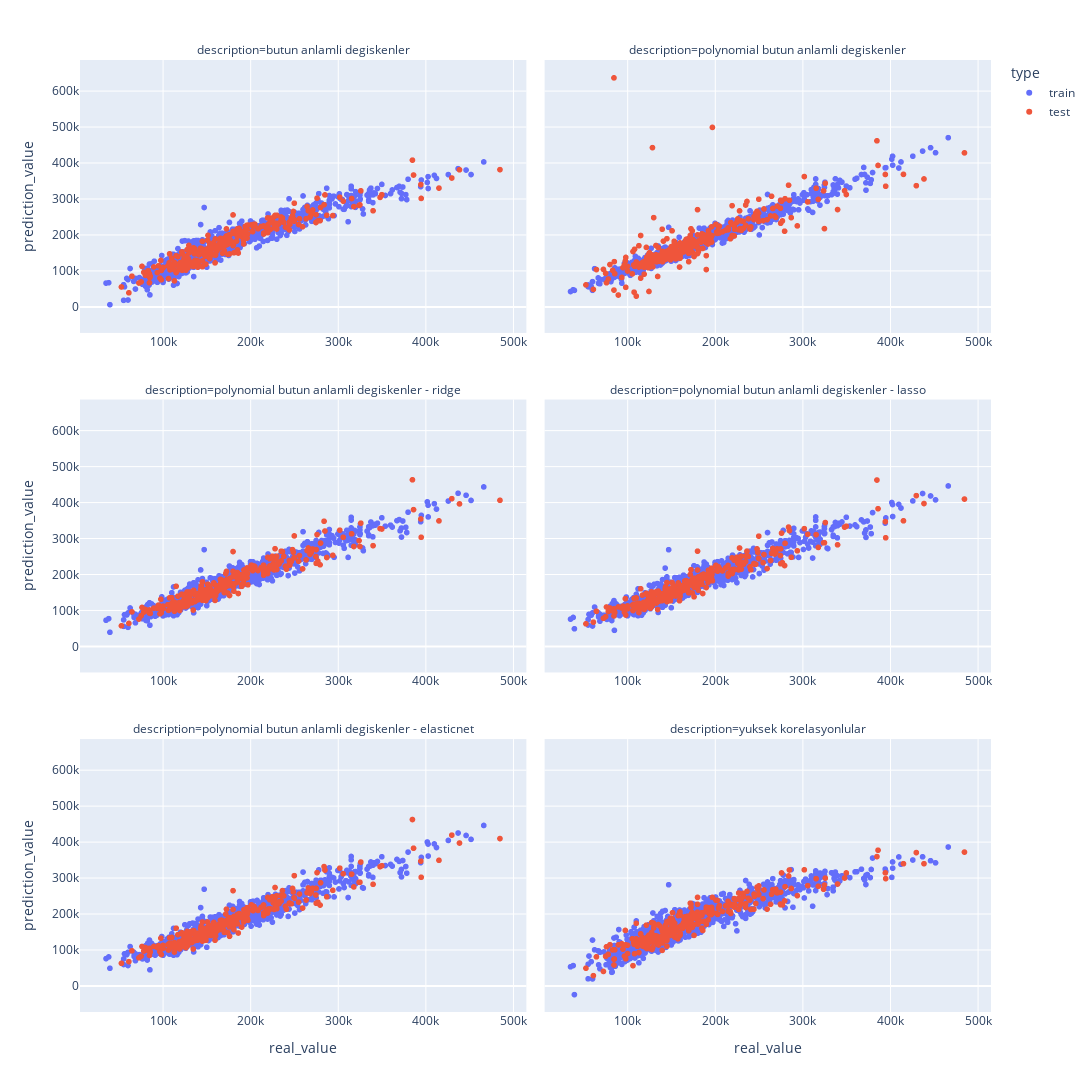

Source (notebook cell):
### Markdown cell above
---
### ***Model Karsilastirma Grafigi***
- Iki ya da daha fazla modelin grafigi.

### Code cell
# model sonuclari
display(results_df)
fig = px.scatter(predict_df, x="real_value", y="prediction_value",  
                 facet_col="description", facet_col_wrap=2, color='type')
# yukseklik ve genislik
fig.update_layout(height=1500, width=1300)
# x axis ini paylasmama ve tick label gosterimi icin
fig.update_xaxes(matches=None, showticklabels=True)
fig.show()

### Figure 1 — Plotly figure (JSON) as saved in the notebook; plotly's stock layout.template omitted (floating-point values rounded to 4 significant figures; data arrays with more than 128 entries replaced by an {"elided": "..."} marker saying what was removed)
{"data": [{"hovertemplate": "type=train<br>description=butun anlamli degiskenler<br>real_value=%{x}<br>prediction_value=%{y}<extra></extra>", "legendgroup": "train", "marker": {"color": "#636efa", "symbol": "circle"}, "mode": "markers", "name": "train", "showlegend": true, "type": "scattergl", "x": {"elided": "1128 int values"}, "xaxis": "x5", "y": {"elided": "1128 float values"}, "yaxis": "y5"}, {"hovertemplate": "type=train<br>description=polynomial butun anlamli degiskenler<br>real_value=%{x}<br>prediction_value=%{y}<extra></extra>", "legendgroup": "train", "marker": {"color": "#636efa", "symbol": "circle"}, "mode": "markers", "name": "train", "showlegend": false, "type": "scattergl", "x": {"elided": "1128 int values"}, "xaxis": "x6", "y": {"elided": "1128 float values"}, "yaxis": "y6"}, {"hovertemplate": "type=train<br>description=polynomial butun anlamli degiskenler - ridge<br>real_value=%{x}<br>prediction_value=%{y}<extra></extra>", "legendgroup": "train", "marker": {"color": "#636efa", "symbol": "circle"}, "mode": "markers", "name": "train", "showlegend": false, "type": "scattergl", "x": {"elided": "1128 int values"}, "xaxis": "x3", "y": {"elided": "1128 float values"}, "yaxis": "y3"}, {"hovertemplate": "type=train<br>description=polynomial butun anlamli degiskenler - lasso<br>real_value=%{x}<br>prediction_value=%{y}<extra></extra>", "legendgroup": "train", "marker": {"color": "#636efa", "symbol": "circle"}, "mode": "markers", "name": "train", "showlegend": false, "type": "scattergl", "x": {"elided": "1128 int values"}, "xaxis": "x4", "y": {"elided": "1128 float values"}, "yaxis": "y4"}, {"hovertemplate": "type=train<br>description=polynomial butun anlamli degiskenler - elasticnet<br>real_value=%{x}<br>prediction_value=%{y}<extra></extra>", "legendgroup": "train", "marker": {"color": "#636efa", "symbol": "circle"}, "mode": "markers", "name": "train", "showlegend": false, "type": "scattergl", "x": {"elided": "1128 int values"}, "xaxis": "x", "y": {"elided": "1128 float values"}, "yaxis": "y"}, {"hovertemplate": "type=train<br>description=yuksek korelasyonlular<br>real_value=%{x}<br>prediction_value=%{y}<extra></extra>", "legendgroup": "train", "marker": {"color": "#636efa", "symbol": "circle"}, "mode": "markers", "name": "train", "showlegend": false, "type": "scattergl", "x": {"elided": "1128 int values"}, "xaxis": "x2", "y": {"elided": "1128 float values"}, "yaxis": "y2"}, {"hovertemplate": "type=test<br>description=butun anlamli degiskenler<br>real_value=%{x}<br>prediction_value=%{y}<extra></extra>", "legendgroup": "test", "marker": {"color": "#EF553B", "symbol": "circle"}, "mode": "markers", "name": "test", "showlegend": true, "type": "scattergl", "x": {"elided": "283 int values"}, "xaxis": "x5", "y": {"elided": "283 float values"}, "yaxis": "y5"}, {"hovertemplate": "type=test<br>description=polynomial butun anlamli degiskenler<br>real_value=%{x}<br>prediction_value=%{y}<extra></extra>", "legendgroup": "test", "marker": {"color": "#EF553B", "symbol": "circle"}, "mode": "markers", "name": "test", "showlegend": false, "type": "scattergl", "x": {"elided": "283 int values"}, "xaxis": "x6", "y": {"elided": "283 float values"}, "yaxis": "y6"}, {"hovertemplate": "type=test<br>description=polynomial butun anlamli degiskenler - ridge<br>real_value=%{x}<br>prediction_value=%{y}<extra></extra>", "legendgroup": "test", "marker": {"color": "#EF553B", "symbol": "circle"}, "mode": "markers", "name": "test", "showlegend": false, "type": "scattergl", "x": {"elided": "283 int values"}, "xaxis": "x3", "y": {"elided": "283 float values"}, "yaxis": "y3"}, {"hovertemplate": "type=test<br>description=polynomial butun anlamli degiskenler - lasso<br>real_value=%{x}<br>prediction_value=%{y}<extra></extra>", "legendgroup": "test", "marker": {"color": "#EF553B", "symbol": "circle"}, "mode": "markers", "name": "test", "showlegend": false, "type": "scattergl", "x": {"elided": "283 int values"}, "xaxis": "x4", "y": {"elided": "283 float values"}, "yaxis": "y4"}, {"hovertemplate": "type=test<br>description=polynomial butun anlamli degiskenler - elasticnet<br>real_value=%{x}<br>prediction_value=%{y}<extra></extra>", "legendgroup": "test", "marker": {"color": "#EF553B", "symbol": "circle"}, "mode": "markers", "name": "test", "showlegend": false, "type": "scattergl", "x": {"elided": "283 int values"}, "xaxis": "x", "y": {"elided": "283 float values"}, "yaxis": "y"}, {"hovertemplate": "type=test<br>description=yuksek korelasyonlular<br>real_value=%{x}<br>prediction_value=%{y}<extra></extra>", "legendgroup": "test", "marker": {"color": "#EF553B", "symbol": "circle"}, "mode": "markers", "name": "test", "showlegend": false, "type": "scattergl", "x": {"elided": "283 int values"}, "xaxis": "x2", "y": {"elided": "283 float values"}, "yaxis": "y2"}], "layout": {"annotations": [{"font": {}, "showarrow": false, "text": "description=polynomial butun anlamli degiskenler - elasticnet", "x": 0.245, "xanchor": "center", "xref": "paper", "y": 0.2867, "yanchor": "bottom", "yref": "paper"}, {"font": {}, "showarrow": false, "text": "description=yuksek korelasyonlular", "x": 0.755, "xanchor": "center", "xref": "paper", "y": 0.2867, "yanchor": "bottom", "yref": "paper"}, {"font": {}, "showarrow": false, "text": "description=polynomial butun anlamli degiskenler - ridge", "x": 0.245, "xanchor": "center", "xref": "paper", "y": 0.6433, "yanchor": "bottom", "yref": "paper"}, {"font": {}, "showarrow": false, "text": "description=polynomial butun anlamli degiskenler - lasso", "x": 0.755, "xanchor": "center", "xref": "paper", "y": 0.6433, "yanchor": "bottom", "yref": "paper"}, {"font": {}, "showarrow": false, "text": "description=butun anlamli degiskenler", "x": 0.245, "xanchor": "center", "xref": "paper", "y": 1.0, "yanchor": "bottom", "yref": "paper"}, {"font": {}, "showarrow": false, "text": "description=polynomial butun anlamli degiskenler", "x": 0.755, "xanchor": "center", "xref": "paper", "y": 1.0, "yanchor": "bottom", "yref": "paper"}], "height": 1500, "legend": {"title": {"text": "type"}, "tracegroupgap": 0}, "margin": {"t": 60}, "width": 1300, "xaxis": {"anchor": "y", "autorange": true, "domain": [0, 0.49], "range": [6011.0, 513900.0], "showticklabels": true, "title": {"text": "real_value"}, "type": "linear"}, "xaxis2": {"anchor": "y2", "autorange": true, "domain": [0.51, 1], "range": [6011.0, 513900.0], "showticklabels": true, "title": {"text": "real_value"}, "type": "linear"}, "xaxis3": {"anchor": "y3", "autorange": true, "domain": [0, 0.49], "range": [6011.0, 513900.0], "showticklabels": true, "type": "linear"}, "xaxis4": {"anchor": "y4", "autorange": true, "domain": [0.51, 1], "range": [6011.0, 513900.0], "showticklabels": true, "type": "linear"}, "xaxis5": {"anchor": "y5", "autorange": true, "domain": [0, 0.49], "range": [6011.0, 513900.0], "showticklabels": true, "type": "linear"}, "xaxis6": {"anchor": "y6", "autorange": true, "domain": [0.51, 1], "range": [6011.0, 513900.0], "showticklabels": true, "type": "linear"}, "yaxis": {"anchor": "x", "autorange": true, "domain": [0, 0.2867], "range": [-51820.0, 679200.0], "title": {"text": "prediction_value"}, "type": "linear"}, "yaxis2": {"anchor": "x2", "autorange": true, "domain": [0, 0.2867], "matches": "y", "range": [-51820.0, 679200.0], "showticklabels": false, "type": "linear"}, "yaxis3": {"anchor": "x3", "autorange": true, "domain": [0.3567, 0.6433], "matches": "y", "range": [-51820.0, 679200.0], "title": {"text": "prediction_value"}, "type": "linear"}, "yaxis4": {"anchor": "x4", "autorange": true, "domain": [0.3567, 0.6433], "matches": "y", "range": [-51820.0, 679200.0], "showticklabels": false, "type": "linear"}, "yaxis5": {"anchor": "x5", "autorange": true, "domain": [0.7133, 1.0], "matches": "y", "range": [-51820.0, 679200.0], "title": {"text": "prediction_value"}, "type": "linear"}, "yaxis6": {"anchor": "x6", "autorange": true, "domain": [0.7133, 1.0], "matches": "y", "range": [-51820.0, 679200.0], "showticklabels": false, "type": "linear"}}}
